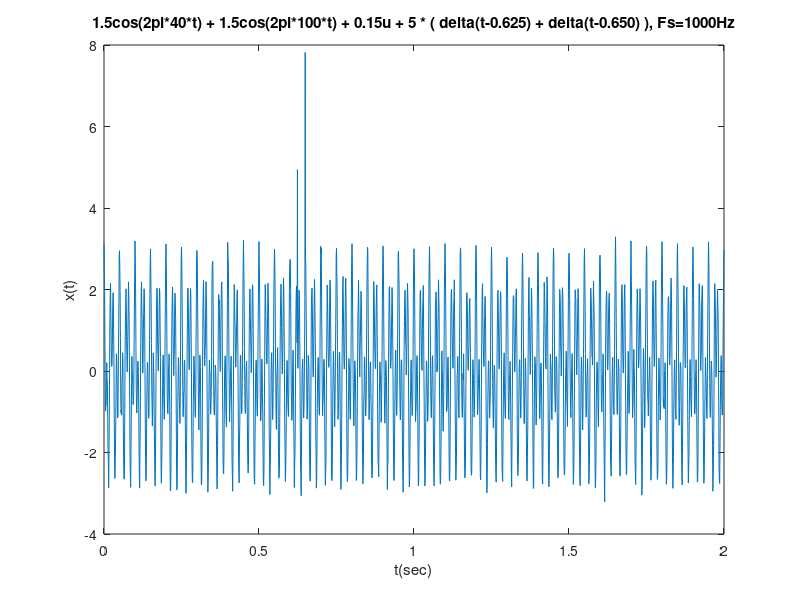

This chart was generated by the following MATLAB code:
clear all; close all;

Fs = 1000;
t = [0:1/Fs:2];
u = randn(1,length(t));
x = 1.5*cos(2*pi*40*t) + 1.5*cos(2*pi*100*t) + 0.15*u ;
% Delta function for discrete signal
x(0.625*Fs) = x(0.625*Fs) + 5; % Because x[n] = x(nTs)
x(0.650*Fs) = x(0.650*Fs) + 5;

figure
plot(t,x)
xlabel('t(sec)')
ylabel('x(t)')
title('1.5cos(2pi*40*t) + 1.5cos(2pi*100*t) + 0.15u + 5 * ( delta(t-0.625) + delta(t-0.650) ), Fs=1000Hz')